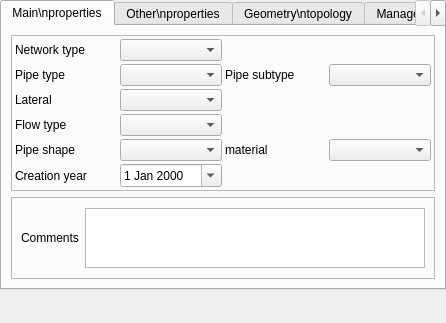
<?xml version="1.0" encoding="UTF-8"?>
<ui version="4.0">
 <class>Form_base3_ud</class>
 <widget class="QWidget" name="Form_base3_ud">
  <property name="geometry">
   <rect>
    <x>0</x>
    <y>0</y>
    <width>446</width>
    <height>323</height>
   </rect>
  </property>
  <property name="windowTitle">
   <string>Form</string>
  </property>
  <layout class="QVBoxLayout" name="verticalLayout" stretch="0,10">
   <property name="spacing">
    <number>3</number>
   </property>
   <property name="leftMargin">
    <number>0</number>
   </property>
   <property name="topMargin">
    <number>0</number>
   </property>
   <property name="rightMargin">
    <number>0</number>
   </property>
   <property name="bottomMargin">
    <number>0</number>
   </property>
   <item>
    <widget class="QTabWidget" name="tabWidget">
     <property name="currentIndex">
      <number>0</number>
     </property>
     <widget class="QWidget" name="tab">
      <attribute name="title">
       <string>Main\nproperties</string>
      </attribute>
      <layout class="QVBoxLayout" name="verticalLayout_2">
       <item>
        <widget class="QFrame" name="frame_2">
         <property name="frameShape">
          <enum>QFrame::StyledPanel</enum>
         </property>
         <property name="frameShadow">
          <enum>QFrame::Raised</enum>
         </property>
         <layout class="QGridLayout" name="gridLayout">
          <property name="leftMargin">
           <number>3</number>
          </property>
          <property name="topMargin">
           <number>3</number>
          </property>
          <property name="rightMargin">
           <number>3</number>
          </property>
          <property name="bottomMargin">
           <number>3</number>
          </property>
          <property name="spacing">
           <number>3</number>
          </property>
          <item row="2" column="0">
           <widget class="QLabel" name="label_11">
            <property name="text">
             <string>Lateral</string>
            </property>
            <property name="wordWrap">
             <bool>true</bool>
            </property>
           </widget>
          </item>
          <item row="3" column="0">
           <widget class="QLabel" name="label_12">
            <property name="text">
             <string>Flow type</string>
            </property>
            <property name="wordWrap">
             <bool>true</bool>
            </property>
           </widget>
          </item>
          <item row="3" column="1">
           <widget class="QComboBox" name="comboBox_typeecoul"/>
          </item>
          <item row="6" column="1">
           <widget class="QDateEdit" name="dateEdit_anneepose">
            <property name="calendarPopup">
             <bool>true</bool>
            </property>
           </widget>
          </item>
          <item row="4" column="1">
           <widget class="QComboBox" name="comboBox_formecana"/>
          </item>
          <item row="2" column="1">
           <widget class="QComboBox" name="comboBox_branch"/>
          </item>
          <item row="0" column="0">
           <widget class="QLabel" name="label_4">
            <property name="text">
             <string>Network type</string>
            </property>
            <property name="wordWrap">
             <bool>true</bool>
            </property>
           </widget>
          </item>
          <item row="4" column="0">
           <widget class="QLabel" name="label_13">
            <property name="text">
             <string>Pipe shape</string>
            </property>
            <property name="wordWrap">
             <bool>true</bool>
            </property>
           </widget>
          </item>
          <item row="6" column="0">
           <widget class="QLabel" name="label_16">
            <property name="text">
             <string>Creation year</string>
            </property>
            <property name="wordWrap">
             <bool>true</bool>
            </property>
           </widget>
          </item>
          <item row="0" column="1">
           <widget class="QComboBox" name="comboBox_typeReseau"/>
          </item>
          <item row="1" column="0">
           <widget class="QLabel" name="label_6">
            <property name="text">
             <string>Pipe type</string>
            </property>
            <property name="wordWrap">
             <bool>true</bool>
            </property>
           </widget>
          </item>
          <item row="1" column="1">
           <widget class="QComboBox" name="comboBox_pipetype"/>
          </item>
          <item row="1" column="2">
           <widget class="QLabel" name="label_10">
            <property name="text">
             <string>Pipe subtype</string>
            </property>
            <property name="wordWrap">
             <bool>true</bool>
            </property>
           </widget>
          </item>
          <item row="1" column="3">
           <widget class="QComboBox" name="comboBox_pipesubtype"/>
          </item>
          <item row="4" column="2">
           <widget class="QLabel" name="label">
            <property name="text">
             <string>material</string>
            </property>
            <property name="wordWrap">
             <bool>true</bool>
            </property>
           </widget>
          </item>
          <item row="4" column="3">
           <widget class="QComboBox" name="comboBox_materiau">
            <property name="maxVisibleItems">
             <number>50</number>
            </property>
           </widget>
          </item>
         </layout>
        </widget>
       </item>
       <item>
        <widget class="QFrame" name="frame_5">
         <property name="frameShape">
          <enum>QFrame::StyledPanel</enum>
         </property>
         <property name="frameShadow">
          <enum>QFrame::Raised</enum>
         </property>
         <layout class="QGridLayout" name="gridLayout_5">
          <item row="0" column="0">
           <widget class="QLabel" name="label_15">
            <property name="text">
             <string>Comments</string>
            </property>
           </widget>
          </item>
          <item row="0" column="1">
           <widget class="QTextBrowser" name="textBrowser_commentaire">
            <property name="maximumSize">
             <size>
              <width>16777215</width>
              <height>60</height>
             </size>
            </property>
            <property name="readOnly">
             <bool>false</bool>
            </property>
           </widget>
          </item>
         </layout>
        </widget>
       </item>
      </layout>
     </widget>
     <widget class="QWidget" name="tab_2">
      <attribute name="title">
       <string>Other\nproperties</string>
      </attribute>
      <layout class="QVBoxLayout" name="verticalLayout_5">
       <item>
        <widget class="QGroupBox" name="groupBox">
         <property name="title">
          <string>Flow condition</string>
         </property>
         <layout class="QGridLayout" name="gridLayout_3">
          <item row="0" column="3">
           <widget class="QComboBox" name="comboBox_outletflowcondition"/>
          </item>
          <item row="0" column="2">
           <widget class="QLabel" name="label_7">
            <property name="text">
             <string>Outlet flow condition</string>
            </property>
           </widget>
          </item>
          <item row="0" column="0">
           <widget class="QLabel" name="label_5">
            <property name="text">
             <string>Inlet flow condition</string>
            </property>
           </widget>
          </item>
          <item row="0" column="1">
           <widget class="QComboBox" name="comboBox_inletflowcondition"/>
          </item>
          <item row="1" column="0">
           <widget class="QLabel" name="label_18">
            <property name="text">
             <string>Edge function</string>
            </property>
           </widget>
          </item>
          <item row="1" column="1">
           <widget class="QComboBox" name="comboBox_systemfunction"/>
          </item>
         </layout>
        </widget>
       </item>
       <item>
        <spacer name="verticalSpacer_4">
         <property name="orientation">
          <enum>Qt::Vertical</enum>
         </property>
         <property name="sizeHint" stdset="0">
          <size>
           <width>20</width>
           <height>40</height>
          </size>
         </property>
        </spacer>
       </item>
      </layout>
     </widget>
     <widget class="QWidget" name="tab_3">
      <attribute name="title">
       <string>Geometry\ntopology</string>
      </attribute>
      <layout class="QVBoxLayout" name="verticalLayout_3">
       <item>
        <widget class="QFrame" name="frame_edgetonode">
         <property name="frameShape">
          <enum>QFrame::StyledPanel</enum>
         </property>
         <property name="frameShadow">
          <enum>QFrame::Raised</enum>
         </property>
         <layout class="QVBoxLayout" name="verticalLayout_4">
          <property name="spacing">
           <number>3</number>
          </property>
          <property name="leftMargin">
           <number>0</number>
          </property>
          <property name="topMargin">
           <number>3</number>
          </property>
          <property name="rightMargin">
           <number>0</number>
          </property>
          <property name="bottomMargin">
           <number>3</number>
          </property>
         </layout>
        </widget>
       </item>
       <item>
        <widget class="QFrame" name="frame">
         <property name="frameShape">
          <enum>QFrame::StyledPanel</enum>
         </property>
         <property name="frameShadow">
          <enum>QFrame::Raised</enum>
         </property>
         <layout class="QGridLayout" name="gridLayout_6">
          <property name="leftMargin">
           <number>0</number>
          </property>
          <property name="topMargin">
           <number>0</number>
          </property>
          <property name="rightMargin">
           <number>0</number>
          </property>
          <property name="bottomMargin">
           <number>0</number>
          </property>
          <item row="0" column="0">
           <widget class="QLabel" name="label_8">
            <property name="text">
             <string>Depth</string>
            </property>
           </widget>
          </item>
          <item row="0" column="1">
           <widget class="QDoubleSpinBox" name="doubleSpinBox_profamont">
            <property name="minimum">
             <double>-1.000000000000000</double>
            </property>
           </widget>
          </item>
          <item row="0" column="2">
           <widget class="QToolButton" name="toolButton_prof_amont">
            <property name="text">
             <string>...</string>
            </property>
            <property name="icon">
             <iconset>
              <normaloff>:/plugins/Lamia/icons/numpad.png</normaloff>:/plugins/Lamia/icons/numpad.png</iconset>
            </property>
           </widget>
          </item>
          <item row="0" column="3">
           <widget class="QDoubleSpinBox" name="doubleSpinBox_profaval">
            <property name="minimum">
             <double>-1.000000000000000</double>
            </property>
           </widget>
          </item>
          <item row="0" column="4">
           <widget class="QToolButton" name="toolButton_prof_aval">
            <property name="text">
             <string>...</string>
            </property>
            <property name="icon">
             <iconset>
              <normaloff>:/plugins/Lamia/icons/numpad.png</normaloff>:/plugins/Lamia/icons/numpad.png</iconset>
            </property>
           </widget>
          </item>
         </layout>
        </widget>
       </item>
       <item>
        <widget class="QFrame" name="frame_4">
         <property name="frameShape">
          <enum>QFrame::StyledPanel</enum>
         </property>
         <property name="frameShadow">
          <enum>QFrame::Raised</enum>
         </property>
         <layout class="QGridLayout" name="gridLayout_4">
          <property name="leftMargin">
           <number>3</number>
          </property>
          <property name="topMargin">
           <number>3</number>
          </property>
          <property name="rightMargin">
           <number>3</number>
          </property>
          <property name="bottomMargin">
           <number>3</number>
          </property>
          <property name="spacing">
           <number>3</number>
          </property>
          <item row="1" column="0">
           <widget class="QLabel" name="label_3">
            <property name="text">
             <string>Height</string>
            </property>
           </widget>
          </item>
          <item row="0" column="0" colspan="2">
           <widget class="QLabel" name="label_2">
            <property name="text">
             <string>Nominal diameter / width</string>
            </property>
           </widget>
          </item>
          <item row="0" column="3" colspan="2">
           <widget class="QDoubleSpinBox" name="doubleSpinBox_diametreNominal">
            <property name="decimals">
             <number>3</number>
            </property>
            <property name="minimum">
             <double>-1.000000000000000</double>
            </property>
            <property name="singleStep">
             <double>0.100000000000000</double>
            </property>
           </widget>
          </item>
          <item row="0" column="5">
           <widget class="QToolButton" name="toolButton_calc_diam">
            <property name="text">
             <string>...</string>
            </property>
            <property name="icon">
             <iconset>
              <normaloff>:/plugins/Lamia/icons/numpad.png</normaloff>:/plugins/Lamia/icons/numpad.png</iconset>
            </property>
            <property name="autoRaise">
             <bool>false</bool>
            </property>
            <property name="arrowType">
             <enum>Qt::NoArrow</enum>
            </property>
           </widget>
          </item>
          <item row="1" column="5">
           <widget class="QToolButton" name="toolButton_calc_haut">
            <property name="text">
             <string>...</string>
            </property>
            <property name="icon">
             <iconset>
              <normaloff>:/plugins/Lamia/icons/numpad.png</normaloff>:/plugins/Lamia/icons/numpad.png</iconset>
            </property>
           </widget>
          </item>
          <item row="1" column="3" colspan="2">
           <widget class="QDoubleSpinBox" name="doubleSpinBox_haut">
            <property name="decimals">
             <number>3</number>
            </property>
            <property name="minimum">
             <double>-1.000000000000000</double>
            </property>
            <property name="singleStep">
             <double>0.100000000000000</double>
            </property>
           </widget>
          </item>
         </layout>
        </widget>
       </item>
       <item>
        <spacer name="verticalSpacer_2">
         <property name="orientation">
          <enum>Qt::Vertical</enum>
         </property>
         <property name="sizeHint" stdset="0">
          <size>
           <width>20</width>
           <height>40</height>
          </size>
         </property>
        </spacer>
       </item>
      </layout>
     </widget>
     <widget class="QWidget" name="tab_4">
      <attribute name="title">
       <string>Management</string>
      </attribute>
      <layout class="QGridLayout" name="gridLayout_2">
       <item row="0" column="0">
        <widget class="QLabel" name="label_14">
         <property name="text">
          <string>Owner</string>
         </property>
        </widget>
       </item>
       <item row="0" column="1">
        <widget class="QFrame" name="frame_owner">
         <property name="frameShape">
          <enum>QFrame::StyledPanel</enum>
         </property>
         <property name="frameShadow">
          <enum>QFrame::Raised</enum>
         </property>
         <layout class="QVBoxLayout" name="verticalLayout_6"/>
        </widget>
       </item>
       <item row="1" column="0">
        <widget class="QLabel" name="label_17">
         <property name="text">
          <string>Operator</string>
         </property>
        </widget>
       </item>
       <item row="1" column="1">
        <widget class="QFrame" name="frame_operator">
         <property name="frameShape">
          <enum>QFrame::StyledPanel</enum>
         </property>
         <property name="frameShadow">
          <enum>QFrame::Raised</enum>
         </property>
         <layout class="QVBoxLayout" name="verticalLayout_7"/>
        </widget>
       </item>
       <item row="2" column="0">
        <spacer name="verticalSpacer_3">
         <property name="orientation">
          <enum>Qt::Vertical</enum>
         </property>
         <property name="sizeHint" stdset="0">
          <size>
           <width>265</width>
           <height>182</height>
          </size>
         </property>
        </spacer>
       </item>
      </layout>
     </widget>
    </widget>
   </item>
   <item>
    <spacer name="verticalSpacer">
     <property name="orientation">
      <enum>Qt::Vertical</enum>
     </property>
     <property name="sizeHint" stdset="0">
      <size>
       <width>20</width>
       <height>40</height>
      </size>
     </property>
    </spacer>
   </item>
  </layout>
 </widget>
 <resources>
  <include location="../../resources.qrc"/>
 </resources>
 <connections/>
</ui>
